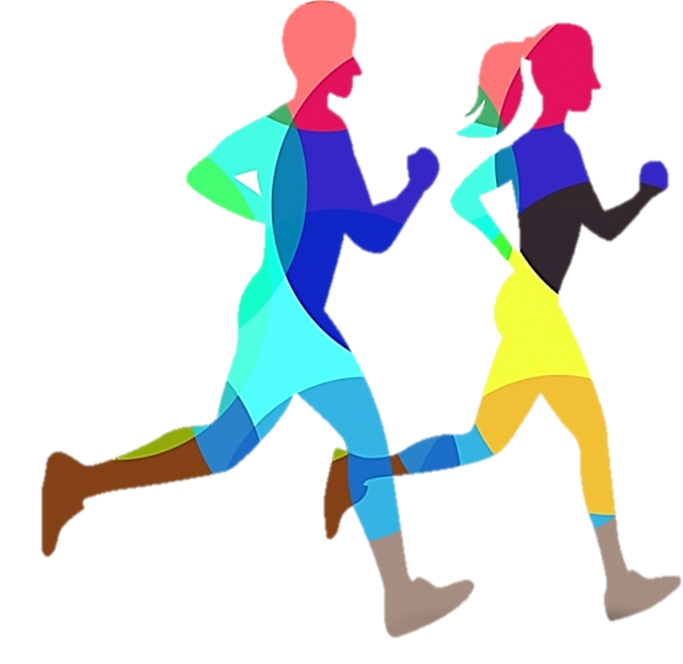
#> input picture WordCloudBackgroundGenerators/WorkOut/human.png, 2048 x 1992 px (shown at 1/3 size)
$ python WorkOut-MainBG.py
#> lines starting #> are read from the running program, lines starting #| are printed output that depends on the picture
#Workout-Helper -> Wordcloud-Mensch als UI-bg, Timer, Workouts-Database

"""
Here:
-> Wordcloud-Mensch als UI-bg
"""
import os
from PIL import Image
import numpy as np
import matplotlib.pyplot as plt
from wordcloud import WordCloud, ImageColorGenerator

#Words to Use
text = "Workout Fitness Body-Improvement! Abs Biceps Sally-Up Jog Run Squats Lads Leg-Day Never-Skip Triceps Calves Calisthenics Fit Back Stable! Exercise Transformation Sport Health Energy Body Active Outdoor Indoor Action Training Focus Train Bodybuild Athletic Muscles Shaoe FullBody Power Healthy Balance Stability Flexibility Endurance Stamina Swim Jump Handball Run Climb Hike Success Wellness Stretch Move Physical Motivation Lifestyle Core Focus SitUps PullUps TABATA Determination Weights Bodyweight Feel Good Trainer Routine Hygiene Reflexes Play Goals Inspiration Accomplishment Toned Cardio Sleep Diet Inspire Vitamins Happiness Clean Vital Vitality Gym Mentality HomeTraining Machines Team Meditation Fitness Fit Strength Abs Body Run Jog Marathon Game Nutrition Healthcare SelfCare Cardio Experience Extreme Fight On Games 5km 10km CrossCountry Ski Breakdance Dance BodyCare Mode Stability Heal NoPainNoGain"

#Get Colors of Image
manColor = np.array(Image.open("human.png"))
#> manColor is the input picture: shape (1992, 2048, 4); mean R, G, B, A 33.2, 37.9, 39.2, 65
manColor = manColor[::3, ::3]
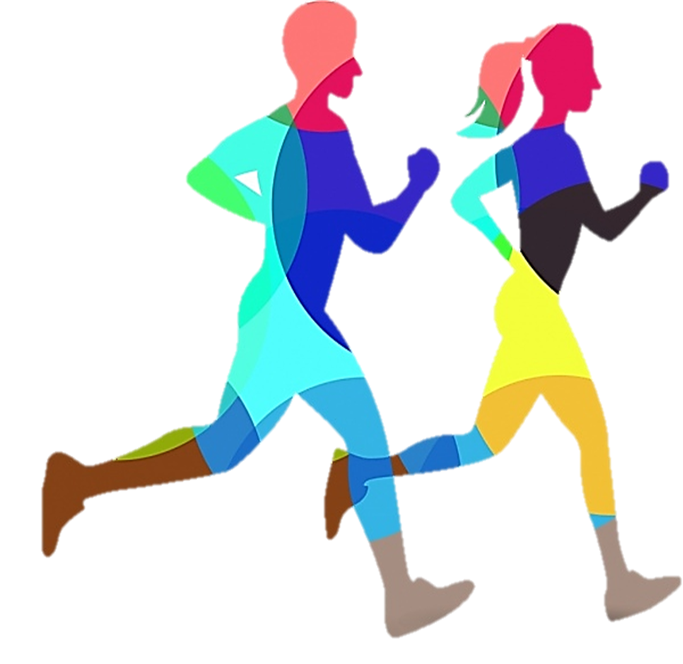
#> manColor: shape (664, 683, 4); mean R, G, B, A 33.2, 37.9, 39.2, 65; transparent parts drawn white

#Mask Image -> Color White is masked
maskedMan = manColor.copy()
maskedMan[maskedMan.sum(axis=2) == 0] = 255

#Makes Wordcloud with the words of the text in the grid of the Mask (uses mask for grid) uses unique colors
#> (the run stopped early here; a loop or call above may not have finished)
